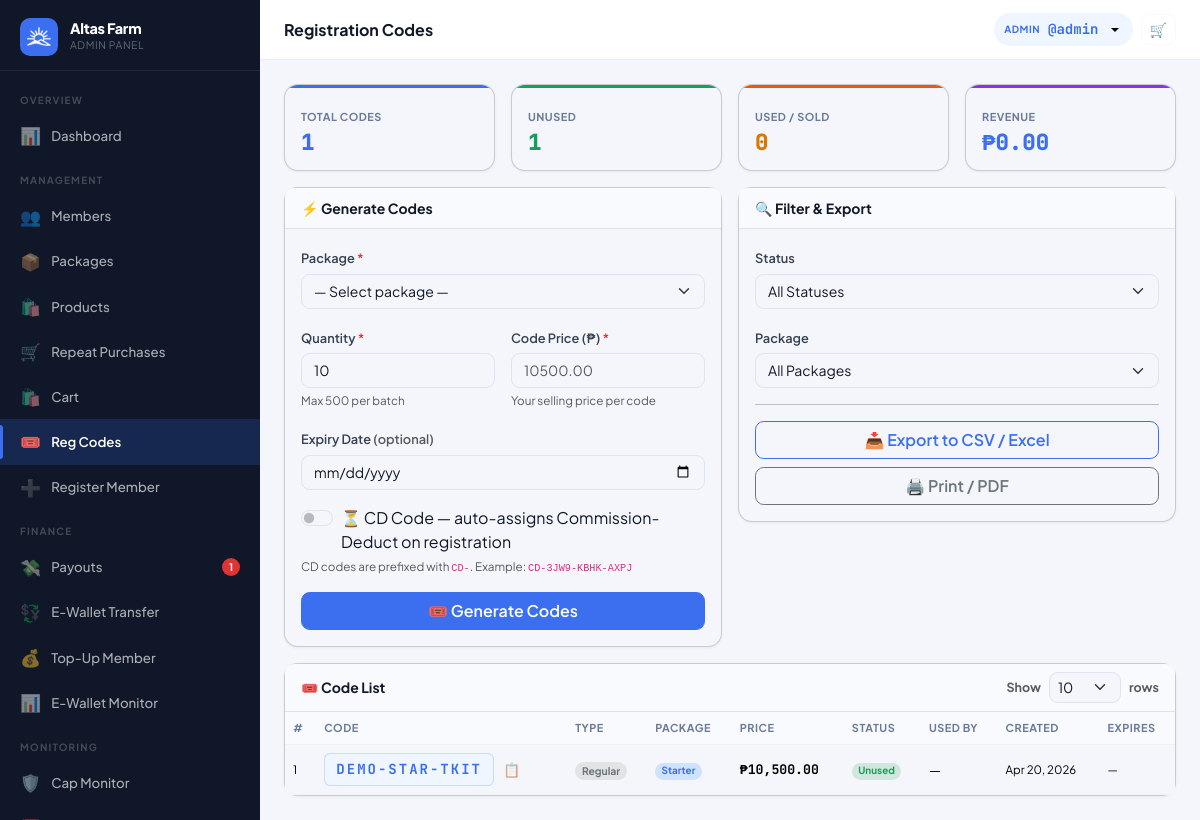
/?page=admin_codes (signed in), run on the app's committed database.
### tables this page shows
CREATE TABLE settings (
  key_name   VARCHAR(80) NOT NULL PRIMARY KEY,
  value      TEXT        NOT NULL,
  updated_at TIMESTAMP DEFAULT CURRENT_TIMESTAMP ON UPDATE CURRENT_TIMESTAMP
);

CREATE TABLE users (
  id                INT UNSIGNED AUTO_INCREMENT PRIMARY KEY,
  username          VARCHAR(40)  NOT NULL UNIQUE,
  password_hash     VARCHAR(255) NOT NULL,
  role              ENUM('member','admin') NOT NULL DEFAULT 'member',
  package_id        INT UNSIGNED NULL,
  reg_code_id           INT UNSIGNED NULL,
  reg_payment_method    ENUM('code','ewallet','pending') NOT NULL DEFAULT 'code',
  reg_paid_by           INT UNSIGNED NULL,

   
  sponsor_id        INT UNSIGNED NULL,
  binary_parent_id  INT UNSIGNED NULL,
  binary_position   ENUM('left','right') NULL,

   
  left_count        INT UNSIGNED NOT NULL DEFAULT 0,
  right_count       INT UNSIGNED NOT NULL DEFAULT 0,
  pairs_paid        INT UNSIGNED NOT NULL DEFAULT 0,
  pairs_flushed     INT UNSIGNED NOT NULL DEFAULT 0,
  pairs_paid_today  INT UNSIGNED NOT NULL DEFAULT 0,   

   
  left_pv           DECIMAL(14,2) NOT NULL DEFAULT 0.00 COMMENT 'Accumulated PV on left binary leg',
  right_pv          DECIMAL(14,2) NOT NULL DEFAULT 0.00 COMMENT 'Accumulated PV on right binary leg',
  paired_pv         DECIMAL(14,2) NOT NULL DEFAULT 0.00 COMMENT 'Total paired PV lifetime',
  paired_pv_today   DECIMAL(14,2) NOT NULL DEFAULT 0.00 COMMENT 'Paired PV today (reset by midnight cron)',
  flushed_pv        DECIMAL(14,2) NOT NULL DEFAULT 0.00 COMMENT 'PV flushed in binary pairing',
  personal_pv       DECIMAL(14,2) NOT NULL DEFAULT 0.00 COMMENT 'Personal sales PV from downline product purchases',
  group_pv          DECIMAL(14,2) NOT NULL DEFAULT 0.00 COMMENT 'Group sales PV from downline',
  rank_royalty      ENUM('qa','supervisor','manager','director','chairman') NULL DEFAULT NULL COMMENT 'Royalty Bonus leadership rank',

   
  lifetime_earned       DECIMAL(14,2) NOT NULL DEFAULT 0.00,
  cap_status            ENUM('active','capped','perminact') NOT NULL DEFAULT 'active',
  capping_bypass        TINYINT(1)   NOT NULL DEFAULT 0,
  daily_cap_bypass      TINYINT(1)   NOT NULL DEFAULT 0,
  capped_at             TIMESTAMP NULL,
  last_reactivation_at  TIMESTAMP NULL,
  dfi_days_used         INT UNSIGNED NOT NULL DEFAULT 0,
  dfi_active            TINYINT(1)   NOT NULL DEFAULT 1,
  cd_active             TINYINT(1)   NOT NULL DEFAULT 0,
  ewallet_sent_today      DECIMAL(12,2) NOT NULL DEFAULT 0.00,
  ewallet_sent_this_week  DECIMAL(12,2) NOT NULL DEFAULT 0.00,

   
  full_name         VARCHAR(120) NULL,
  email             VARCHAR(120) NULL,
  mobile            VARCHAR(20)  NULL,
  gcash_number       VARCHAR(20)  NULL,
  maya_number        VARCHAR(20)  NULL,
  usdt_trc20_address VARCHAR(100) NULL,
  usdt_bep20_address VARCHAR(100) NULL,
  address            TEXT         NULL,
  photo             VARCHAR(200) NULL,

  ewallet_balance       DECIMAL(14,2) NOT NULL DEFAULT 0.00,
  withdrawable_balance  DECIMAL(14,2) NOT NULL DEFAULT 0.00,
  status                ENUM('active','suspended','pending') NOT NULL DEFAULT 'active',
  joined_at         TIMESTAMP DEFAULT CURRENT_TIMESTAMP,
  last_login        TIMESTAMP NULL,

  FOREIGN KEY (sponsor_id)       REFERENCES users(id) ON DELETE SET NULL,
  FOREIGN KEY (binary_parent_id) REFERENCES users(id) ON DELETE SET NULL,
  FOREIGN KEY (package_id)       REFERENCES packages(id) ON DELETE SET NULL
);

CREATE TABLE reg_codes (
  id          INT UNSIGNED AUTO_INCREMENT PRIMARY KEY,
  code        VARCHAR(24)   NOT NULL UNIQUE,
  package_id  INT UNSIGNED  NOT NULL,
  price       DECIMAL(12,2) NOT NULL,
  status      ENUM('unused','used','expired') NOT NULL DEFAULT 'unused',
  is_cd       TINYINT(1)    NOT NULL DEFAULT 0,
  used_by     INT UNSIGNED  NULL,
  created_by  INT UNSIGNED  NOT NULL,
  used_at     TIMESTAMP     NULL,
  expires_at  DATE          NULL,
  created_at  TIMESTAMP DEFAULT CURRENT_TIMESTAMP,
  FOREIGN KEY (package_id) REFERENCES packages(id),
  FOREIGN KEY (used_by)    REFERENCES users(id) ON DELETE SET NULL,
  FOREIGN KEY (created_by) REFERENCES users(id)
);

CREATE TABLE packages (
  id                        INT UNSIGNED AUTO_INCREMENT PRIMARY KEY,
  name                      VARCHAR(80)      NOT NULL,
  entry_fee                 DECIMAL(12,2)    NOT NULL,
  package_pv_rate           DECIMAL(14,2)    NOT NULL DEFAULT 10.00 COMMENT 'Absolute PV amount (not a percentage) — basis for direct/indirect/DFI/binary PV',
  binary_pv_pct             DECIMAL(5,2)     NOT NULL DEFAULT 20.00 COMMENT 'Percentage of Package PV that becomes binary PV',
   
  pairing_bonus             DECIMAL(12,2)    NOT NULL DEFAULT 0.00,
  daily_pair_cap            TINYINT UNSIGNED NOT NULL DEFAULT 3,
   
  pairing_pv_pct            DECIMAL(5,2)     NOT NULL DEFAULT 0.00 COMMENT 'Pairing bonus = paired_pv * (pairing_pv_pct/100) * pv_per_peso_rate',
  daily_pair_pv_cap         DECIMAL(14,2)    NOT NULL DEFAULT 0.00 COMMENT 'Max paired PV per member per day',
   
  direct_ref_bonus          DECIMAL(12,2)    NOT NULL DEFAULT 0.00,
   
  direct_ref_pv_pct         DECIMAL(5,2)     NOT NULL DEFAULT 0.00 COMMENT 'Direct referral bonus = package_pv * (direct_ref_pv_pct/100) * pv_per_peso_rate',
   
  lifetime_cap_multiplier   DECIMAL(5,2)     NOT NULL DEFAULT 3.00,
  reactivation_fee          DECIMAL(12,2)    NOT NULL DEFAULT 0.00,
  reactivation_window_days  INT              NOT NULL DEFAULT 15,
  daily_fixed_income        DECIMAL(12,2)    NOT NULL DEFAULT 0.00,
  daily_fixed_income_days   INT              NOT NULL DEFAULT 90,
  dfi_pv_pct                DECIMAL(5,2)     NOT NULL DEFAULT 0.00 COMMENT 'DFI = package_pv * dfi_pv_pct * pv_per_peso_rate (0 = use fixed daily_fixed_income)',
  personal_pv_requirement   DECIMAL(14,2)    NOT NULL DEFAULT 0.00 COMMENT 'Per-package personal PV gate for repeat purchase commissions',
  status                    ENUM('active','inactive') NOT NULL DEFAULT 'active',
  created_at                TIMESTAMP DEFAULT CURRENT_TIMESTAMP
);

### views/admin/codes.php (the view, shortened to what the rows shown need)
<?php require 'views/partials/head.php'; ?>
<?php require 'views/partials/sidebar_admin.php'; ?>
<div class="main-content">
  <?php require 'views/partials/topbar.php'; ?>
  <div class="page-content">
    <div class="card no-print">
      <div class="table-responsive">
        <table class="table table-hover mb-0">
          <thead>
            <tr>
              <th>#</th>
              <th>Code</th>
              <th>Type</th>
              <th>Package</th>
              <th>Price</th>
              <th>Status</th>
              <th>Used By</th>
              <th>Created</th>
              <th>Expires</th>
            </tr>
          </thead>
          <tbody>
            <?php if (empty($codes['data'])): ?>
              <tr>
                <td colspan="9" class="text-center py-5 text-muted">No codes found.</td>
              </tr>
              <?php else: foreach ($codes['data'] as $i => $c): ?>
                <tr>
                  <td class="td-muted" style="font-size:.72rem;"><?= ($codes['page'] - 1) * 25 + $i + 1 ?></td>
                  <td>
                    <div class="d-flex align-items-center gap-2">
                      <span class="reg-code"><?= e($c['code']) ?></span>
                      <button type="button"
                        class="btn btn-sm btn-link p-0 text-muted"
                        onclick="copyText('<?= e($c['code']) ?>')"
                        title="Copy code"
                        style="font-size:.85rem;line-height:1;text-decoration:none;">
                        📋
                      </button>
                    </div>
                  </td>
                  <td>
                    <?php if (!empty($c['is_cd'])): ?>
                      <span class="badge bg-warning-subtle text-warning" style="font-size:.65rem;">⏳ CD</span>
                    <?php else: ?>
                      <span class="badge bg-secondary-subtle text-secondary" style="font-size:.65rem;">Regular</span>
                    <?php endif; ?>
                  </td>
                  <td><span class="badge bg-primary-subtle text-primary"><?= e($c['package_name']) ?></span></td>
                  <td class="font-mono fw-bold"><?= fmt_money($c['price']) ?></td>
                  <td><?php $b = match ($c['status']) {
                        'unused' => 'bg-success-subtle text-success',
                        'used' => 'bg-secondary-subtle text-secondary',
                        'expired' => 'bg-danger-subtle text-danger',
                        default => 'bg-secondary-subtle'
                      }; ?>
                    <span class="badge <?= $b ?>"><?= ucfirst($c['status']) ?></span>
                  </td>
                  <td class="td-muted"><?= $c['used_by_username'] ? '@' . e($c['used_by_username']) : '—' ?></td>
                  <td class="td-muted" style="font-size:.72rem;"><?= fmt_date($c['created_at']) ?></td>
                  <td class="td-muted" style="font-size:.72rem;"><?= $c['expires_at'] ? fmt_date($c['expires_at']) : '—' ?></td>
                </tr>
            <?php endforeach;
            endif; ?>
          </tbody>
        </table>
      </div>
    </div>
  </div>
</div>
<?php require 'views/partials/footer.php'; ?>

### views/partials/sidebar_admin.php (shortened to what the rows shown need)
<?php
$cp = current_page();
$user = Auth::user();
$initial = strtoupper(substr($user['username'] ?? 'A', 0, 1));
$pendingPayouts = (int)db()->query("SELECT COUNT(*) FROM payout_requests WHERE status='pending'")->fetchColumn();
$pendingMembers = (int)db()->query("SELECT COUNT(*) FROM users WHERE role='member' AND status='pending'")->fetchColumn();
function renderAdminNav($cp, $user, $initial, $pendingPayouts, $pendingMembers)
{ ?>
  <div class="sidebar-brand">
    <div>
      <div class="brand-name"><?= e(setting('site_name', APP_NAME)) ?></div>
      <div class="brand-sub">Admin Panel</div>
    </div>
  </div>
<?php } ?>
<div class="sidebar d-none d-lg-flex flex-column">
  <?php renderAdminNav($cp, $user, $initial, $pendingPayouts, $pendingMembers); ?>
</div>

### views/partials/topbar.php (shortened to what the rows shown need)
<?php
if (isset($_GET['page']) && $_GET['page'] === 'admin_user_view' && !empty($_GET['id']) && Auth::isAdmin()) {
  $user = getUserById((int)$_GET['id']);
  if (!$user) {
    flash('error', 'User not found.');
    redirect('/?page=admin_users');
  }
} else {
  $user = Auth::user();
}
?>
<div class="topbar-wrapper no-print">
  <div class="d-flex align-items-center gap-2">
    <div class="dropdown">
      <button class="topbar-balance border-0 dropdown-toggle" type="button"
        data-bs-toggle="dropdown" aria-expanded="false"
        title="<?= e($user['username'] ?? '') ?>" style="cursor:pointer;">
        <span class="bal-label"><?= Auth::isAdmin() ? 'Admin' : 'User' ?></span>
        <span class="bal-amount">@<?= e($user['username'] ?? '') ?></span>
      </button>
    </div>
  </div>
</div>

### data on the page
settings: value "Altas Farm"
users: username "admin"
reg_codes: page "1", code "DEMO-STAR-TKIT", is_cd "Regular", package.name "Starter", price "₱10,500.00", status "Unused", created_at "Apr 20, 2026"

### other printed values
$pendingPayouts "1"
$pageTitle "Registration Codes"
$label "TOTAL CODES"
$val "1"
$label "UNUSED"
$label "USED / SOLD"
$val "0"
$label "REVENUE"
$val "₱0.00"
form field per_page "10"
